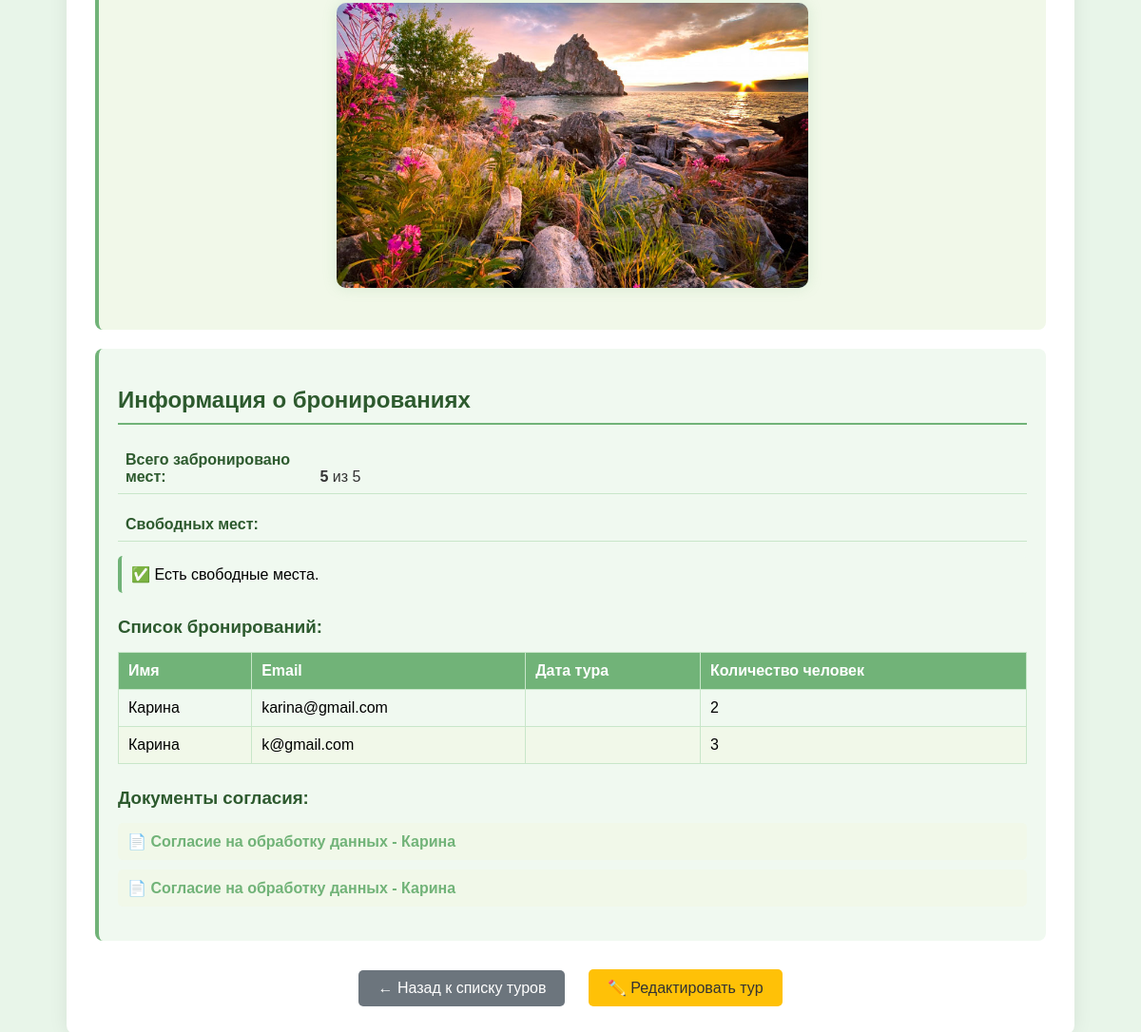
The app's page /tour/2/ (signed in, lower part), older data.
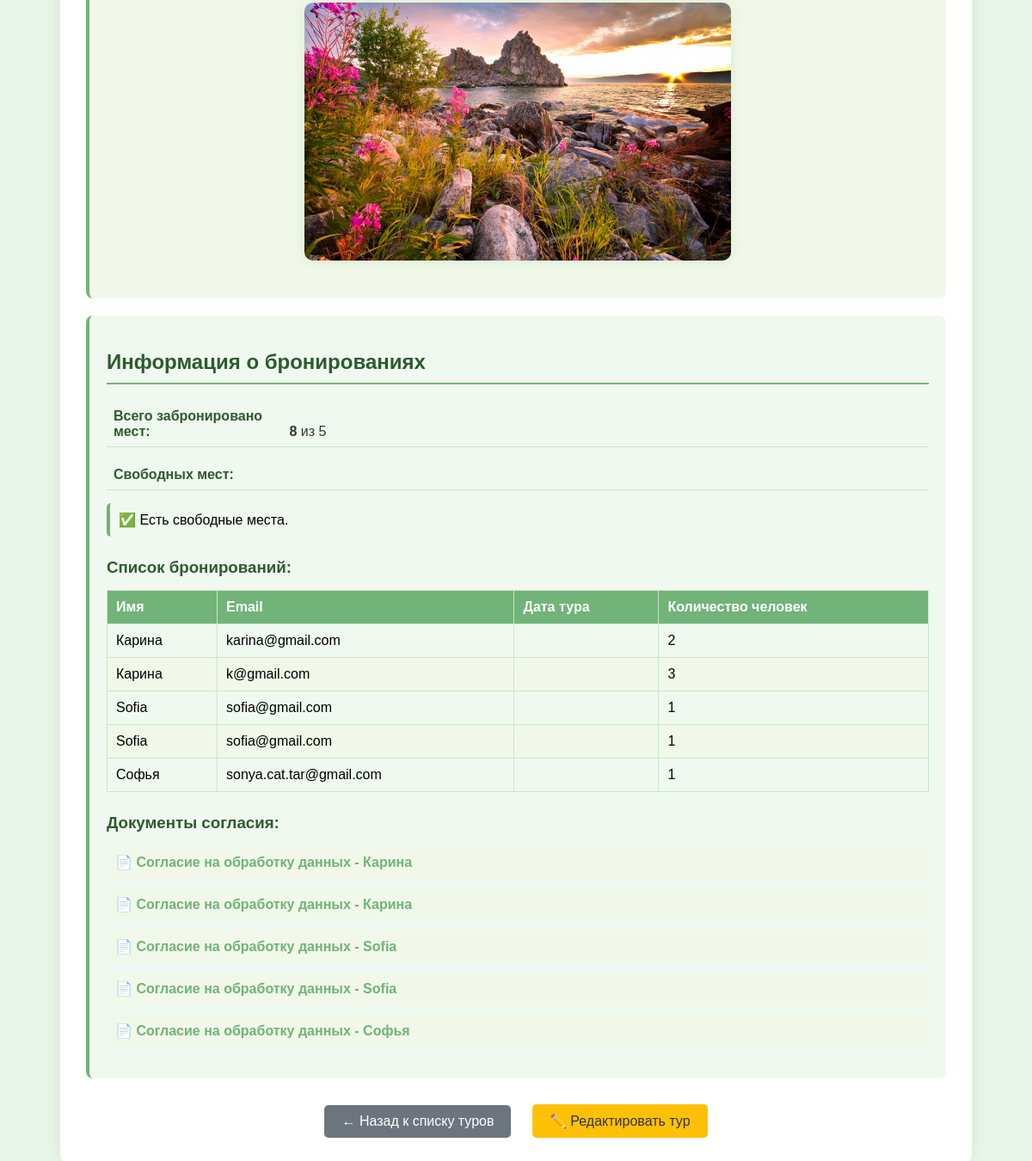
The same page, newer data.
### booking/models.py (models this page shows, shortened)
class Booking(models.Model):
    STATUS_CHOICES = [
        ('pending', 'Ожидает подтверждения'),
        ('confirmed', 'Подтверждено'),
        ('cancelled', 'Отменено'),
    ]
    schedule = models.ForeignKey(
        TourSchedule,
        on_delete=models.CASCADE,
        related_name='bookings'
    )
    tour = models.ForeignKey(
        Tour,
        on_delete=models.CASCADE
    )
    name = models.CharField(
        max_length=200,
        null=False
    )
    email = models.EmailField(
        null=False
    )
    people = models.IntegerField()
    status = models.CharField(
        max_length=20,
        choices=STATUS_CHOICES,
        default='pending'
    )
    created_at = models.DateTimeField(
        auto_now_add=True
    )
    booking_reference = models.CharField(
        max_length=10,
        unique=False,
        blank=True
    )

class ConsentDocument(models.Model):
    booking = models.ForeignKey(
        Booking,
        on_delete=models.CASCADE,
        related_name='consent_documents'
    )
    document = models.FileField(
        upload_to="consents/"
    )
    uploaded_at = models.DateTimeField(
        auto_now_add=True
    )

### booking/views.py (the view)
# urls.py: path('tour/<int:pk>/', views.tour_detail_view, name='tour_detail'),
def tour_detail_view(request, pk):
    tour = get_object_or_404(Tour, pk=pk, removed=False)
    bookings = Booking.objects.filter(tour=tour)
    consent_docs = ConsentDocument.objects.filter(booking__tour=tour)
    total_booked = sum(booking.people for booking in bookings)
    return render(
        request,
        "booking/tour_detail.html",
        {
            "tour": tour,
            "bookings": bookings,
            "consent_docs": consent_docs,
            "total_booked": total_booked
        }
    )

### templates/booking/tour_detail.html (shortened to what this page needs)
<!DOCTYPE html>
<html>
<head>
{% load static %}
</head>
<body>
<div class="container">
<div class="tour-info">
    {% if tour.image %}
    <div class="tour-image">
        <img src="{{ tour.image.url }}" alt="{{ tour.title }}">
    </div>
    {% endif %}
</div>
{% if user.is_superuser or user.is_staff %}
    <div class="booking-info">
        <h2>Информация о бронированиях</h2>
        <div class="info-row">
            <span class="info-label">Всего забронировано мест:</span>
            <span class="info-value"><strong>{{ total_booked }}</strong> из {{ tour.max_people }}</span>
        </div>
        <div class="info-row">
            <span class="info-label">Свободных мест:</span>
        </div>
        {% if tour.max_people|add:"-"|add:total_booked <= 0 %}
        <div class="warning-text">
            ⚠️ Внимание: На данный тур нет свободных мест! Бронирование недоступно.
        </div>
        {% elif tour.max_people|add:"-"|add:total_booked <= 3 %}
        <div class="warning-text">
            🎯 Осталось всего {{ tour.max_people|add:"-"|add:total_booked }} мест! Торопитесь!
        </div>
        {% else %}
        <div class="info-text">
            ✅ Есть свободные места.
        </div>
        {% endif %}
        {% if bookings %}
        <h3>Список бронирований:</h3>
        <table>
            <thead>
                <tr>
                    <th>Имя</th>
                    <th>Email</th>
                    <th>Дата тура</th>
                    <th>Количество человек</th>
                </tr>
            </thead>
            <tbody>
                {% for booking in bookings %}
                <tr>
                    <td>{{ booking.name }}</td>
                    <td>{{ booking.email }}</td>
                    <td>{{ booking.tour_date }}</td>
                    <td>{{ booking.people }}</td>
                </tr>
                {% endfor %}
            </tbody>
        </table>
        {% else %}
        <div class="info-text">
            📌 На этот тур пока нет бронирований. Будьте первым!
        </div>
        {% endif %}
        {% if consent_docs %}
        <h3>Документы согласия:</h3>
        <ul class="docs-list">
            {% for doc in consent_docs %}
            <li>
                📄 <a href="{{ doc.document.url }}" target="_blank">
                    Согласие на обработку данных - {{ doc.booking.name }}
                </a>
            </li>
            {% endfor %}
        </ul>
        {% endif %}
    </div>
{% else %}
    <div class="info-text" style="text-align: center; margin: 30px 0;">
        <p>🏔️ Хотите отправиться в это путешествие?</p>
        <a href="{% url 'booking' %}?tour={{ tour.id }}" class="book-link">Забронировать тур →</a>
    </div>
{% endif %}
<div class="actions">
    <a href="{% url 'tour_list' %}" class="btn btn-back">← Назад к списку туров</a>
    {% if user.is_superuser or user.is_staff %}
        <a href="{% url 'tour_edit' tour.id %}" class="btn btn-edit">✏️ Редактировать тур</a>
    {% endif %}
</div>
</div>
</body>
</html>

Row changes from the older to the newer data that the page shows:
added Booking: name "Sofia", email "sofia@gmail.com", people "1"
added Booking: name "Sofia", email "sofia@gmail.com", people "1"
added Booking: name "Софья", email "sonya.cat.tar@gmail.com", people "1"
added ConsentDocument: booking.name "Sofia"
added ConsentDocument: booking.name "Sofia"
added ConsentDocument: booking.name "Софья"
Text that changed along with them:
{{ total_booked }}: "5" → "8"
